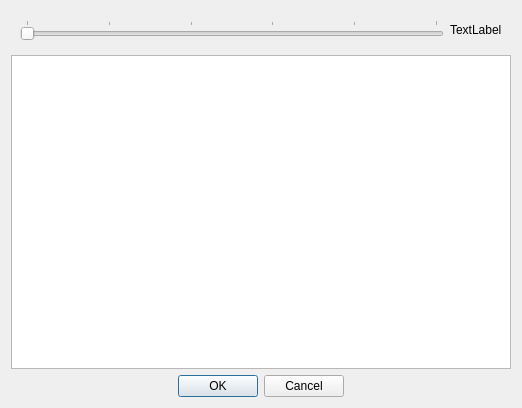
<?xml version="1.0" encoding="UTF-8"?>
<ui version="4.0">
 <class>Dialog</class>
 <widget class="QDialog" name="Dialog">
  <property name="geometry">
   <rect>
    <x>0</x>
    <y>0</y>
    <width>522</width>
    <height>408</height>
   </rect>
  </property>
  <property name="windowTitle">
   <string>Dialog</string>
  </property>
  <layout class="QVBoxLayout" name="verticalLayout">
   <item>
    <widget class="QWidget" name="widget" native="true">
     <layout class="QHBoxLayout" name="horizontalLayout">
      <item>
       <widget class="QSlider" name="rating_bar">
        <property name="maximum">
         <number>10</number>
        </property>
        <property name="singleStep">
         <number>1</number>
        </property>
        <property name="orientation">
         <enum>Qt::Orientation::Horizontal</enum>
        </property>
        <property name="tickPosition">
         <enum>QSlider::TickPosition::TicksAbove</enum>
        </property>
        <property name="tickInterval">
         <number>2</number>
        </property>
       </widget>
      </item>
      <item>
       <widget class="QLabel" name="rating_label">
        <property name="text">
         <string>TextLabel</string>
        </property>
       </widget>
      </item>
     </layout>
    </widget>
   </item>
   <item>
    <widget class="QPlainTextEdit" name="review_content">
     <property name="plainText">
      <string/>
     </property>
     <property name="placeholderText">
      <string>Type Review Here...</string>
     </property>
    </widget>
   </item>
   <item>
    <widget class="QDialogButtonBox" name="buttonBox">
     <property name="orientation">
      <enum>Qt::Orientation::Horizontal</enum>
     </property>
     <property name="standardButtons">
      <set>QDialogButtonBox::StandardButton::Cancel|QDialogButtonBox::StandardButton::Ok</set>
     </property>
     <property name="centerButtons">
      <bool>true</bool>
     </property>
    </widget>
   </item>
  </layout>
 </widget>
 <resources/>
 <connections>
  <connection>
   <sender>buttonBox</sender>
   <signal>accepted()</signal>
   <receiver>Dialog</receiver>
   <slot>accept()</slot>
   <hints>
    <hint type="sourcelabel">
     <x>248</x>
     <y>254</y>
    </hint>
    <hint type="destinationlabel">
     <x>157</x>
     <y>274</y>
    </hint>
   </hints>
  </connection>
  <connection>
   <sender>buttonBox</sender>
   <signal>rejected()</signal>
   <receiver>Dialog</receiver>
   <slot>reject()</slot>
   <hints>
    <hint type="sourcelabel">
     <x>316</x>
     <y>260</y>
    </hint>
    <hint type="destinationlabel">
     <x>286</x>
     <y>274</y>
    </hint>
   </hints>
  </connection>
 </connections>
</ui>
